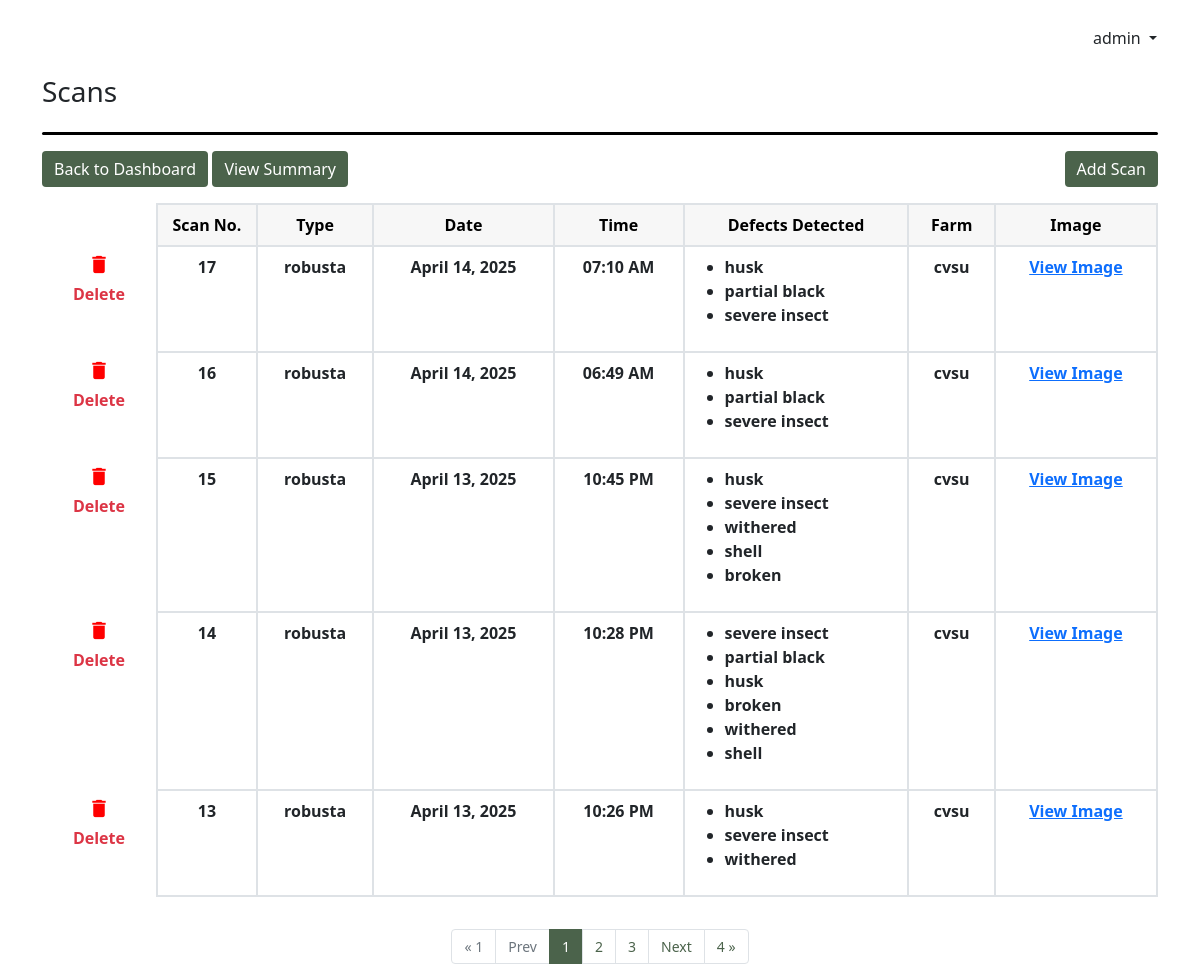
Screenshot of /dashboard/view/43/test/ (signed in) with the database file from the repository.
### apps/dashboard/models.py (models this page shows, shortened)
class DefectsDetected(models.Model):
    id = models.AutoField(primary_key=True)
    scan_number = models.IntegerField(null=False)
    date_scanned = models.DateTimeField(default=now)
    defects_detected = models.JSONField(max_length=50)
    scanned_image = models.CharField(max_length=255)
    scanned_image2 = models.CharField(max_length=255, null=True)
    batch = models.ForeignKey(BatchSession, on_delete=models.CASCADE)

class BatchSession(models.Model):
    batch_id = models.AutoField(primary_key=True)
    title = models.CharField(max_length=255, null=False)
    date_created = models.DateTimeField(default=now)
    bean_type = models.CharField(max_length=50)
    farm = models.CharField(max_length=255)
    user = models.ForeignKey(User, on_delete=models.CASCADE)

### apps/dashboard/views.py (the view)
# urls.py: path('dashboard/view/<int:batch_id>/<str:title>/', views.ScanListView.as_view(), name="view_scans"),
class ScanListView(LoginRequiredMixin, ListView):
    model = DefectsDetected
    template_name = "dashboard/scans_view.html"
    paginate_by = 5
    def get_context_data(self, **kwargs):
        context = super().get_context_data(**kwargs)
        batchSession = BatchSession.objects.get(batch_id=self.kwargs["batch_id"])
        context["objects"] = batchSession
        page_obj = context['page_obj']
        paginator = page_obj.paginator
        start_index = max(1, page_obj.number - 2)
        end_index = min(paginator.num_pages + 1, page_obj.number + 3)
        context['page_range'] = range(start_index, end_index)
        return context
    def get_queryset(self):
        all_defects = DefectsDetected.objects.filter(batch_id=self.kwargs["batch_id"]).order_by("-scan_number")
        self.queryset = all_defects
        return super().get_queryset()

### apps/dashboard/templates/dashboard/scans_view.html (shortened to what this page needs)
{% extends "layout.html" %}
{% load static %}
{% block head_content %}
<div class="d-inline-flex align-items-end gap-3">
  <h3>Scans</h3>
</div>
<div class="my-3"
  style="
    width: 100%;
    height: 3px;
    background-color: black;
    border-radius: 20px;
  "></div>
{% endblock head_content %}
{% block content %}
<div class="container-fluid m-0 p-0">
  <div class="d-flex justify-content-between">
    <div>
        <a href=" {% url "dashboard" %} " class="text-decoration-none">
        <button class="btn btn-success mb-3">Back to Dashboard</button>
      </a>
      <a href="{% url 'view_summary' objects.batch_id objects.title %}"
        class="text-decoration-none">
        <button class="btn btn-success mb-3">View Summary</button>
      </a>
    </div>
    <a href="{% url "scan_option" objects.batch_id objects.title %}"
      class="text-decoration-none">
      <button class="btn btn-success mb-3">Add Scan</button>
    </a>
  </div>
  <div class="overflow-auto">
    <table
      class="table flex-wrap text-wrap custom-bordered table-data text-center ">
      <thead>
        <tr class="text-black">
          <th scope="col"></th>
          <th scope="col" style="width: 100px">Scan No.</th>
          <th scope="col">Type</th>
          <th scope="col">Date</th>
          <th scope="col">Time</th>
          <th scope="col" style="min-width: 150px">Defects Detected</th>
          <th scope="col">Farm</th>
          <th scope="col">Image</th>
        </tr>
      </thead>
      <tbody style="border-top: 0" id="scan_body_container">
        {% for defect in object_list %}
        <tr class="" id="scan_number_{{ defect.id }}">
          <td class="text-center p-0">
            <div
              class="btn button-show"
              type="button"
              data-bs-toggle="modal"
              data-bs-target="#modal"
              id="liveToastBtn"
              hx-get="{% url 'delete_view_scans' defect.id %}"
              hx-swap="innerHTML"
              hx-target="#swapelement"
              >
              <i class="material-icons" style="font-size: 23px; color: red"
                >delete</i
              >
              <div class="text-danger fw-bold">Delete</div>
            </div>
          </td>
          <td>{{ defect.scan_number}}</td>
          <td>{{ defect.batch.bean_type }}</td>
          <td>{{ defect.date_scanned|date:"F d, Y " }}</td>
          <td>{{ defect.date_scanned|date:"h:i A" }}</td>
          <td>
            <ul class="text-start">
              {% for each_defects_detected in defect.defects_detected %}
              <li>
                {% if each_defects_detected == "none" %}
                No defects detected
                {% else%}
                {{ each_defects_detected }}
                {% endif %}
              </li>
              {% endfor %}
            </ul>
          </td>
          <td>{{ defect.batch.farm }}</td>
          <td>
            <a
              target="_blank"
              href="{% static 'final_detected_images/' %}{{ defect.scanned_image }}"
              >View Image</a
            >
          </td>
        </tr>
        {% endfor %}
      </tbody>
    </table>
  </div>
</div>
{% if page_obj.paginator.num_pages > 1%}
  {% if page_obj.has_next or page_obj.has_previous %}
  <nav aria-label="Page navigation " class="d-flex justify-content-center align-items-center">
    <ul class="pagination pagination-custom mt-3 mb-0">
      {% if not page_obj.has_previous %}
        <li class="page-item disabled">
          <a class="page-link" href="#">&laquo; 1</a>
        </li>
        <li class="page-item disabled">
          <a class="page-link" href="#">Prev</a>
        </li>
      {% endif %}
    {% for page_num in page_range %}
      {% if page_num == page_obj.number %}
        <li class="page-item current-page">
          <a class="page-link">{{ page_num }}</a>
        </li>
      {% else %}
        {% if search_query %}
        <li class="page-item">
          <a class="page-link" href="?page={{ page_num }}&search={{search_query}}">{{ page_num }}</a>
        </li>
        {% else %}
        <li class="page-item">
          <a class="page-link" href="?page={{ page_num }}">{{ page_num }}</a>
        </li>
        {% endif %}
      {% endif %}
    {% endfor %}
      {% if page_obj.has_next %}
        {% if search_query %}
        <li class="page-item"><a class="page-link" href="?page={{ page_obj.next_page_number }}&search={{search_query}}">Next</a></li>
        <li class="page-item"><a class="page-link" href="?page={{ page_obj.paginator.num_pages }}&search={{search_query}}">{{page_obj.paginator.num_pages}} &raquo;</a></li>
        {% else %}
        <li class="page-item"><a class="page-link" href="?page={{ page_obj.next_page_number }}">Next</a></li>
        <li class="page-item"><a class="page-link" href="?page={{ page_obj.paginator.num_pages }}">{{page_obj.paginator.num_pages}} &raquo;</a></li>
        {% endif %}
      {% endif %}
    </ul>
  </nav>
  {% endif %}
{% endif %}
{% endblock content %}

### apps/templates/layout.html (shortened to what this page needs)
{% load static %}
<!DOCTYPE html>
<html lang="en">
  <head>
    <link href="https://cdn.jsdelivr.net/npm/bootstrap@5.1.3/dist/css/bootstrap.min.css" rel="stylesheet" />
    <link href="{% static 'style.css' %}?v={{ current_time }}" rel="stylesheet"/>
  </head>
  <body>
    <div class="container-md mb-3">
      <div>
        <div class="title row flex-column-reverse flex-sm-row m-0">
          <h3 class="col my-4 p-0">
          </h3>
          <div class="col col-sm-3 my-4 col-md-3 text-sm-center text-md-end p-0">
            <div
              class="dropdown-toggle btn p-0"
              data-bs-toggle="dropdown"
              aria-expanded="false">
              {{ request.user.first_name }} {{ request.user.last_name }}
            </div>
          </div>
        </div>
        {% block head_content %} {% endblock head_content %}
      </div>
      {% block content %} {% endblock content %}
    </div>
  </body>
</html>

### static/style.css (style rules this page uses)
:root { --main-green-theme: rgb(75, 99, 75); }
.title > h3 { font-size: 2em; font-family: "Oswald", sans-serif; font-optical-sizing: auto; font-style: normal; color: rgb(75, 99, 75); }
.btn-success { background-color: var(--main-green-theme); border: none; }
thead { color: grey; }
.table-data th, .table-summary th { background-color: rgba(128, 128, 128, 0.062); vertical-align: middle; }
.table-data th:first-child { background-color: transparent; }
.table-data td { font-weight: 600; }
table.custom-bordered td, table.custom-bordered th, table.table-summary td, table.table-summary th { border: 2px solid #dee2e6; }
table.custom-bordered th:first-child, table.custom-bordered td:first-child { border: none; }
@media screen and (min-width: 576px) { .title > h3 { font-size: 3em; } }
.page-link { color: var(--main-green-theme); }
.pagination-custom { font-size: 14px; }
.current-page a { color: white; background-color: var(--main-green-theme) !important; border-color: var(--main-green-theme) !important; }
@media screen and (min-width: 768px) { .title > h3 { font-size: 4em; } }

### rows the page displays
DefectsDetected: scan_number "17", batch.bean_type "robusta", date_scanned "April 14, 2025", date_scanned "07:10 AM", defects_detected "husk" "partial black" "severe insect", batch.farm "cvsu"
DefectsDetected: scan_number "16", batch.bean_type "robusta", date_scanned "April 14, 2025", date_scanned "06:49 AM", defects_detected "husk" "partial black" "severe insect", batch.farm "cvsu"
DefectsDetected: scan_number "15", batch.bean_type "robusta", date_scanned "April 13, 2025", date_scanned "10:45 PM", defects_detected "husk" "severe insect" "withered" "shell" "broken", batch.farm "cvsu"
DefectsDetected: scan_number "14", batch.bean_type "robusta", date_scanned "April 13, 2025", date_scanned "10:28 PM", defects_detected "severe insect" "partial black" "husk" "broken" "withered" "shell", batch.farm "cvsu"
DefectsDetected: scan_number "13", batch.bean_type "robusta", date_scanned "April 13, 2025", date_scanned "10:26 PM", defects_detected "husk" "severe insect" "withered", batch.farm "cvsu"

### other values shown
{{ request.user.first_name }} "admin"
{{ page_num }} "1"
{{ page_num }} "2" "3"
{{ page_obj.paginator.num_pages }} "4"
